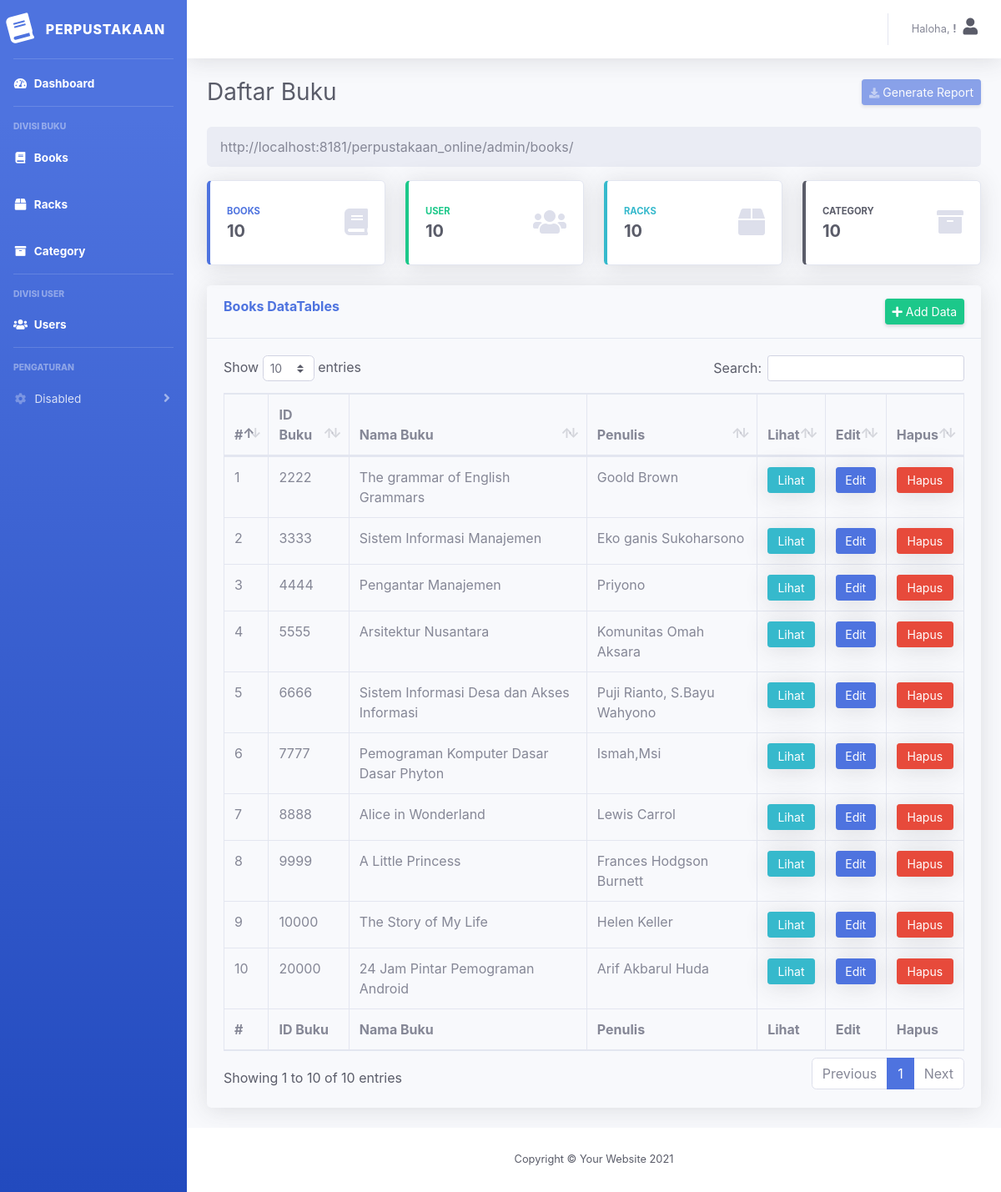
Page /admin/books/index.php on the committed database.
### tables this page shows
CREATE TABLE `buku` (
  `id_buku` int(11) NOT NULL AUTO_INCREMENT,
  `id_kategori_buku` int(11) NOT NULL,
  `id_rak_buku` int(11) NOT NULL,
  `nama_buku` varchar(100) NOT NULL,
  `kode_buku` int(11) NOT NULL,
  `penulis_buku` varchar(100) NOT NULL,
  `penerbit_buku` varchar(100) NOT NULL,
  `tahun_buku` int(11) NOT NULL,
  `cover_buku` text NOT NULL,
  `file_buku` text NOT NULL,
  PRIMARY KEY (`id_buku`)
);

### admin/templates/books_table.php (the view)
<div class="rounded shadow mb-4">
    <div class="card-header py-3">
        <div class="row">
            <div class="col text-left">
                <h6 class="m-0 font-weight-bold text-primary">Books DataTables</h6>
            </div>
            <div class="col text-right">
                <a href="#" data-toggle="modal" data-target="#addBooksModal" class="btn btn-sm btn-success shadow-sm"><i class="fas fa-plus"></i> Add Data</a>
            </div>
        </div>
    </div>
    <div class="card-body">
        <div class="table-responsive">
            <table class="table table-bordered" id="dataTable" width="100%" cellspacing="0">
                <thead>
                    <tr>
                        <th>#</th>
                        <th>ID Buku</th>
                        <th>Nama Buku</th>
                        <th>Penulis</th>
                        <th>Lihat</th>
                        <th>Edit</th>
                        <th>Hapus</th>
                    </tr>
                </thead>
                <tfoot>
                    <tr>
                        <th>#</th>
                        <th>ID Buku</th>
                        <th>Nama Buku</th>
                        <th>Penulis</th>
                        <th>Lihat</th>
                        <th>Edit</th>
                        <th>Hapus</th>
                    </tr>
                </tfoot>
                <tbody>
                    <?php
                		$viewBooks = mysqli_query($connect, "SELECT * FROM buku") or die(mysql_error());
                		$no = 1;
                		while($data = mysqli_fetch_array($viewBooks)){
                		?>
                		<tr>
                		    <td><?= $no++; ?></td>
                            <td><?= $data['id_buku']; ?></td>
                            <td><?= $data['nama_buku']; ?></td>
                            <td><?= $data['penulis_buku']; ?></td>
                            <td><a href="<?= BASEURL ?>/admin/books/view.php?id_buku=<?= $data['id_buku']; ?>" class="btn btn-info shadow btn-block btn-sm shadow-sm">Lihat</a></td>
                            <td><a href="<?= BASEURL ?>/admin/books/edit.php?id_buku=<?= $data['id_buku']; ?>" class="btn btn-primary shadow btn-block btn-sm shadow-sm">Edit</a></td>
                            <td><a href="<?= BASEURL ?>/admin/books/actions/actions_delete.php?id_buku=<?= $data['id_buku']; ?>" onclick="confirm();" class="btn btn-danger shadow btn-block btn-sm shadow-sm">Hapus</a></td>
                        </tr>
            		<?php } ?>
                </tbody>
            </table>
        </div>
    </div>
</div>

### admin/templates/header.php (shortened to what this page needs)
<!DOCTYPE html>
<html lang="en">
<head>
    <link rel="stylesheet" href="<?= BASEURL ?>/assets/vendor/bootstrap/dist/css/bootstrap.min.css">
    <link rel="stylesheet" href="<?= BASEURL ?>/assets/vendor/animate/animate.min.css">
    <link rel="stylesheet" href="<?= BASEURL ?>/assets/vendor/waves/dist/waves.min.css">
    <link rel="stylesheet" href="<?= BASEURL ?>/assets/vendor/fontawesome/css/all.min.css">
    <link rel="stylesheet" href="<?= BASEURL ?>/assets/vendor/datatables/dataTables.bootstrap4.min.css">
    <link rel="stylesheet" href="<?= BASEURL ?>/library/css/main.min.css">
    <link rel="stylesheet" href="<?= BASEURL ?>/library/css/sb-admin-2.min.css">
</head>

### admin/books/index.php (shortened to what this page needs)
<?php
    require_once "../templates/header.php";
?>
<body class="animate__animated bg-light text-dark" id="page-top">
    <div id="wrapper">
        <?php require_once "../templates/sidebar.php"; ?>
        <div id="content-wrapper" class="d-flex flex-column">
            <div id="content">
                <?php require_once "../templates/navbar.php"; ?>
                <div class="container-fluid">
                    <div class="d-sm-flex align-items-center justify-content-between mb-4">
                        <h1 class="h3 mb-0 text-gray-800">Daftar Buku</h1>
                        <a href="#" class="d-none d-sm-inline-block btn btn-sm btn-primary shadow-sm disabled"><i
                                class="fas fa-download fa-sm text-white-50"></i> Generate Report</a>
                    </div>
                    <?php
                        echo '
                            <nav aria-label="breadcrumb">
                                <ol class="breadcrumb">
                                    <li class="breadcrumb-item active" aria-current="page">',BASEURL,'/admin/books/</li>
                                </ol>
                            </nav>
                        ';
                        require_once "../templates/display_dashboard.php";
                        require_once "../templates/books_table.php";
                    ?>
                </div>
            </div>
            <?php
                require_once "../templates/footer_copyrighted.php";
            ?>
        </div>
    </div>
</body>
<?php
    require_once "../templates/footer.php";
?>

### admin/templates/sidebar.php (shortened to what this page needs)
<ul class="navbar-nav bg-gradient-primary sidebar sidebar-dark accordion" id="accordionSidebar">
    <a class="sidebar-brand d-flex align-items-center justify-content-center" href="<?= BASEURL ?>/admin/">
        <div class="sidebar-brand-icon rotate-n-15">
            <i class="fas fa-book"></i>
        </div>
        <div class="sidebar-brand-text mx-3">Perpustakaan</div>
    </a>
    <hr class="sidebar-divider my-0">
    <li class="nav-item active">
        <a class="nav-link" href="<?= BASEURL ?>/admin/">
            <i class="fas fa-fw fa-tachometer-alt"></i>
            <span>Dashboard</span></a>
    </li>
    <hr class="sidebar-divider">
    <div class="sidebar-heading">
        Divisi Buku
    </div>
    <li class="nav-item active">
        <a class="nav-link" href="<?= BASEURL ?>/admin/books/">
            <i class="fas fa-fw fa-book"></i>
            <span>Books</span></a>
    </li>
    <li class="nav-item active">
        <a class="nav-link" href="<?= BASEURL ?>/admin/racks/">
            <i class="fas fa-fw fa-box"></i>
            <span>Racks</span></a>
    </li>
    <li class="nav-item active">
        <a class="nav-link" href="<?= BASEURL ?>/admin/category/">
            <i class="fas fa-fw fa-archive"></i>
            <span>Category</span></a>
    </li>
    <hr class="sidebar-divider">
    <div class="sidebar-heading">
        Divisi User
    </div>
    <li class="nav-item active">
        <a class="nav-link" href="<?= BASEURL ?>/admin/users/">
            <i class="fas fa-fw fa-users"></i>
            <span>Users</span></a>
    </li>
    <hr class="sidebar-divider">
    <div class="sidebar-heading">
        Pengaturan
    </div>
    <li class="nav-item">
        <a class="nav-link collapsed" href="#" data-toggle="collapse" data-target="#collapseSettings"
            aria-expanded="true" aria-controls="collapseSettings">
            <i class="fas fa-fw fa-cog"></i>
            <span>Disabled</span>
        </a>
    </li>
</ul>

### admin/templates/navbar.php (shortened to what this page needs)
<nav class="navbar navbar-expand navbar-light bg-white topbar mb-4 static-top shadow">
    <ul class="navbar-nav ml-auto">
        <li class="nav-item dropdown no-arrow">
            <a class="nav-link dropdown-toggle" href="#" id="userDropdown" role="button"
                data-toggle="dropdown" aria-haspopup="true" aria-expanded="false">
                <span class="mr-2 d-none d-lg-inline text-gray-600 small">Haloha, <b><?= $_SESSION['nameAdmin']; ?>!</b></span>
                <div class="text-dark"><h5 class="fas fa-user"></h5></div>
            </a>
        </li>
    </ul>
</nav>

### admin/templates/display_dashboard.php
<div class="row">
    <div class="col-xl-3 col-md-6 mb-4">
        <a class="card border-left-primary shadow h-100 py-2" href="<?= BASEURL ?>/admin/books/">
            <div class="card-body">
                <div class="row no-gutters align-items-center">
                    <div class="col mr-2">
                        <div class="text-xs font-weight-bold text-primary text-uppercase mb-1">
                            Books</div>
                        <div class="h5 mb-0 font-weight-bold text-gray-800 counter">
                            <?php
                        		$countBooks = mysqli_query($connect, "SELECT * FROM buku") or die(mysql_error());
                        		$countBooksValue = mysqli_num_rows($countBooks);
                        		echo $countBooksValue;
                        	?>
                        </div>
                    </div>
                    <div class="col-auto">
                        <i class="fas fa-book fa-2x text-gray-300"></i>
                    </div>
                </div>
            </div>
        </a>
    </div>
    <div class="col-xl-3 col-md-6 mb-4">
        <a class="card border-left-success shadow h-100 py-2" href="<?= BASEURL ?>/admin/users/">
            <div class="card-body">
                <div class="row no-gutters align-items-center">
                    <div class="col mr-2">
                        <div class="text-xs font-weight-bold text-success text-uppercase mb-1">
                            User</div>
                        <div class="h5 mb-0 font-weight-bold text-gray-800 counter">
                            <?php
                        		$countUsers = mysqli_query($connect, "SELECT * FROM user") or die(mysql_error());
                        		$countUsersValue = mysqli_num_rows($countUsers);
                        		echo $countUsersValue;
                        	?>
                        </div>
                    </div>
                    <div class="col-auto">
                        <i class="fas fa-users fa-2x text-gray-300"></i>
                    </div>
                </div>
            </div>
        </a>
    </div>
    <div class="col-xl-3 col-md-6 mb-4">
        <a class="card border-left-info shadow h-100 py-2" href="<?= BASEURL ?>/admin/racks/">
            <div class="card-body">
                <div class="row no-gutters align-items-center">
                    <div class="col mr-2">
                        <div class="text-xs font-weight-bold text-info text-uppercase mb-1">
                            Racks</div>
                        <div class="h5 mb-0 font-weight-bold text-gray-800 counter">
                            <?php
                        		$countRacks = mysqli_query($connect, "SELECT * FROM rak_buku") or die(mysql_error());
                        		$countRacksValue = mysqli_num_rows($countRacks);
                        		echo $countRacksValue;
                        	?>
                        </div>
                    </div>
                    <div class="col-auto">
                        <i class="fas fa-box fa-2x text-gray-300"></i>
                    </div>
                </div>
            </div>
        </a>
    </div>
    <div class="col-xl-3 col-md-6 mb-4">
        <a class="card border-left-dark shadow h-100 py-2" href="<?= BASEURL ?>/admin/category/">
            <div class="card-body">
                <div class="row no-gutters align-items-center">
                    <div class="col mr-2">
                        <div class="text-xs font-weight-bold text-dark text-uppercase mb-1">
                            Category</div>
                        <div class="h5 mb-0 font-weight-bold text-gray-800 counter">
                            <?php
                        		$countCategory = mysqli_query($connect, "SELECT * FROM kategori_buku") or die(mysql_error());
                        		$countCategoryValue = mysqli_num_rows($countCategory);
                        		echo $countCategoryValue;
                        	?>
                        </div>
                    </div>
                    <div class="col-auto">
                        <i class="fas fa-archive fa-2x text-gray-300"></i>
                    </div>
                </div>
            </div>
        </a>
    </div>
</div>

### admin/templates/footer_copyrighted.php
<footer class="sticky-footer bg-white">
    <div class="container my-auto">
        <div class="copyright text-center my-auto">
            <span>Copyright &copy; Your Website 2021</span>
        </div>
    </div>
</footer>

### admin/templates/footer.php (shortened to what this page needs)
</html>

### rows in the picture
buku: id_buku "2222", nama_buku "The grammar of English Grammars", penulis_buku "Goold Brown"
buku: id_buku "3333", nama_buku "Sistem Informasi Manajemen", penulis_buku "Eko ganis Sukoharsono"
buku: id_buku "4444", nama_buku "Pengantar Manajemen", penulis_buku "Priyono"
buku: id_buku "5555", nama_buku "Arsitektur Nusantara", penulis_buku "Komunitas Omah Aksara"
buku: id_buku "6666", nama_buku "Sistem Informasi Desa dan Akses Informasi", penulis_buku "Puji Rianto, S.Bayu Wahyono"
buku: id_buku "7777", nama_buku "Pemograman Komputer Dasar Dasar Phyton", penulis_buku "Ismah,Msi"
buku: id_buku "8888", nama_buku "Alice in Wonderland", penulis_buku "Lewis Carrol"
buku: id_buku "9999", nama_buku "A Little Princess", penulis_buku "Frances Hodgson Burnett"
buku: id_buku "10000", nama_buku "The Story of My Life", penulis_buku "Helen Keller"
buku: id_buku "20000", nama_buku "24 Jam Pintar Pemograman Android", penulis_buku "Arif Akbarul Huda"

### other values in the picture
BASEURL "http://localhost:8181/perpustakaan_online"
$countBooksValue "10"
$countUsersValue "10"
$countRacksValue "10"
$countCategoryValue "10"
